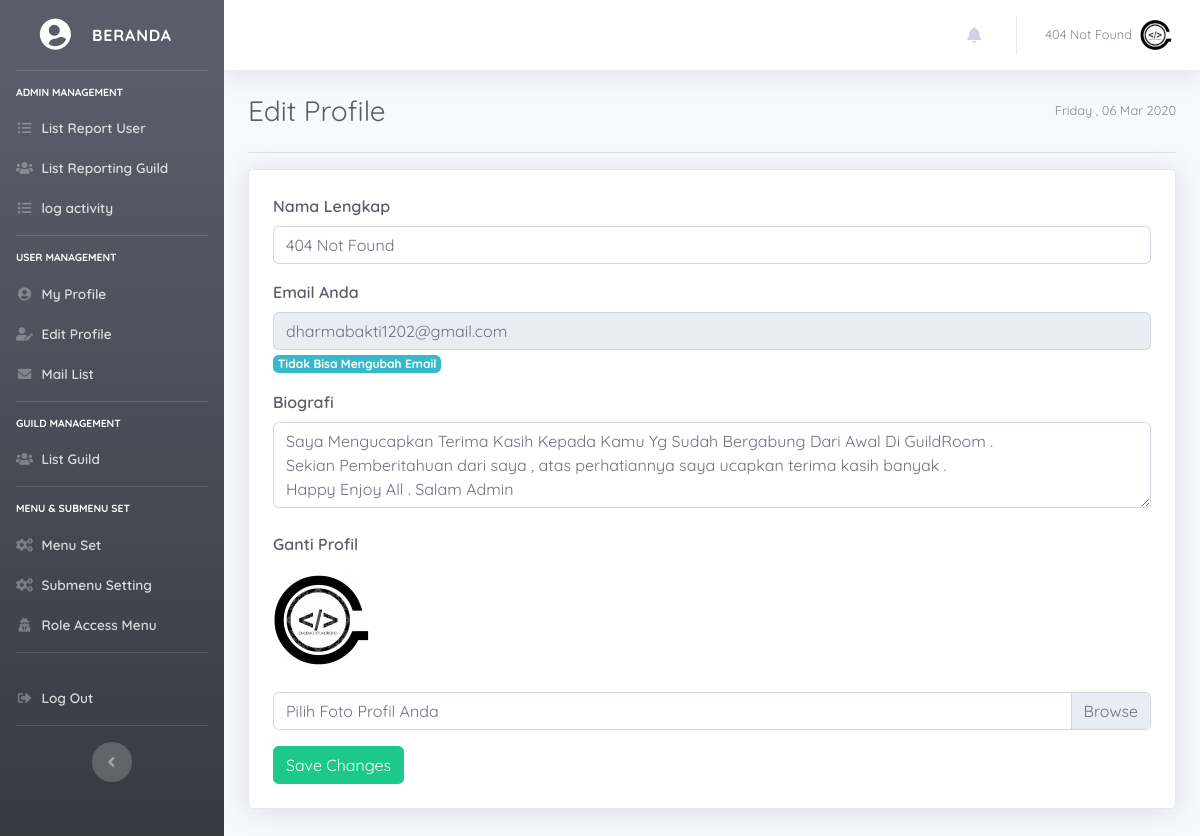
The app's page /attr/User/index.php?mod=editProfile (signed in) with its own data.
### tables this page shows
CREATE TABLE `guild_info_member` (
  `id_user` int(11) NOT NULL,
  `full_name` varchar(250) NOT NULL,
  `username` varchar(200) NOT NULL,
  `password` varchar(250) NOT NULL,
  `role` int(1) NOT NULL,
  `email` varchar(155) NOT NULL,
  `biografi` text NOT NULL,
  `foto_profil` varchar(250) NOT NULL,
  `tgl_join` date NOT NULL,
  `is_aktif` int(1) NOT NULL,
  `guild_id` int(11) NOT NULL,
  `gender` int(1) NOT NULL,
  `tgl_lahir` date NOT NULL
);

CREATE TABLE `menu` (
  `id_menu` int(11) NOT NULL,
  `menu` varchar(250) NOT NULL
);

CREATE TABLE `sub_menu` (
  `id` int(11) NOT NULL,
  `menu_id` int(11) NOT NULL,
  `title` varchar(250) NOT NULL,
  `url` varchar(250) NOT NULL,
  `is_aktif` int(1) NOT NULL,
  `icon` varchar(250) NOT NULL
);

### config/config.php (called while the page is built, shortened)
<?php
$hostname = 'localhost';
$username = 'root';
$pass = '';
$dbname = 'guild';
$conn = mysqli_connect($hostname,$username,$pass,$dbname);
function query($query) {
    global $conn;
    $result = mysqli_query($conn, $query);
    $rows   = [];
    while ($row = mysqli_fetch_assoc($result)) {
        $rows[] = $row;
    }
    return $rows;
}
?>

### attr/User/profile/edit_user.php (the view, shortened to what this page needs)
<div class="d-sm-flex align-items-center justify-content-between mb-4">
    <h1 class="h3 mb-0 text-gray-800">Edit Profile</h1>
    <span class="text-muted small"><?= date('l , d M Y') ?></span>
</div>
<hr class="divider-header">
<div class="card shadow p-4 rounded text-dark mb-5">
<form action="" method="post" enctype="multipart/form-data">
    <div class="form-group">
      <label for="namaLengkap">Nama Lengkap</label>
      <input type="text" name="full_name" id="namaLengkap" class="form-control" value='<?= $detail['full_name'] ?>' aria-describedby="helpId" required>
    </div>
    <div class="form-group">
      <label for="email">Email Anda</label>
      <input type="email" class="form-control" name="email" id="email" aria-describedby="emailHelpId" value="<?= $detail['email'] ?>" readonly>
      <small id="emailHelpId" class="form-text badge badge-info">Tidak Bisa Mengubah Email</small>
    </div>
    <div class="form-group">
      <label for="bio">Biografi</label>
      <textarea class="form-control" name="bio" id="bio" rows="3" required><?= $detail['biografi']; ?>
      </textarea>
    </div>
    <div class="form-group mb-3 mt-4">
    <?php if($detail['foto_profil'] > 0): ?>
    <p class="text-dark">Ganti Profil</p>
    <img width="120" src="<?= base_url; ?>/assets/img/user-icon/<?= $detail['foto_profil'] ?>" class="img-fluid img-profile rounded mb-3">
    <?php endif ?>
	<div class="custom-file mt-2">
		<label for="gambar" class="custom-file-label">Pilih Foto Profil Anda</label>
	 </div>
    </div>
    <button type="submit" class="btn btn-success" name="submit">
        Save Changes
    </button>
</form>
</div>

### attr/temp/auth_header.php (shortened to what this page needs)
<?php
require_once '../../config/config.php';
$guild_session = $_SESSION['log_'];
$data_query = "SELECT * FROM guild_info_member INNER JOIN guild_role ON guild_role.id_role = guild_info_member.role WHERE username = '$guild_session' or email = '$guild_session'";
$query    = mysqli_query($conn,$data_query);
$detail = mysqli_fetch_assoc($query);
?>
<!DOCTYPE html>
<html lang="id">
<head>
  <link
    href="<?= base_url;?>/assets/vendor/fontawesome-free/css/all.min.css"
    rel="stylesheet" type="text/css">
  <link href="<?= base_url;?>/assets/css/sb-admin-2.css"
    rel="stylesheet">
  <link href="<?= base_url;?>/assets/css/style.css" rel="stylesheet">
  <link
    href="<?= base_url;?>/assets/vendor/lightbox/css/lightbox.min.css"
    rel="stylesheet">
</head>
<body id="page-top">
  <?php foreach($query as $row): ?>
  <div id="wrapper">
    <ul class="navbar-main navbar-nav bg-gradient-dark sidebar sidebar-dark accordion navbar-dark"
      id="accordionSidebar">
      <a class="sidebar-brand d-flex align-items-center justify-content-center" href="?mod=home">
        <div class="sidebar-brand-icon rotate-n-15">
          <i class="fa fa-user-circle fa-fw" aria-hidden="true"></i>
        </div>
        <div class="sidebar-brand-text mx-3">Beranda</div>
      </a>
      <hr class="sidebar-divider">
      <?php
      $id_role = $detail['id_role'];
      $queryMenu = "SELECT menu.id_menu , menu.menu FROM menu JOIN access_menu ON  menu.id_menu = access_menu.id_menu WHERE access_menu.id_role  = '$id_role' ORDER BY access_menu.id_menu ASC ";
      $tampilkanMenu = mysqli_query($conn,$queryMenu);
      ?>
      <?php foreach($tampilkanMenu as $m) : ?>
      <div class="sidebar-heading display-4 text-white">
        <?= $m['menu']; ?>
      </div>
      <?php
      $menuId = $m['id_menu'];
      $querySubMenu = "SELECT * FROM sub_menu WHERE menu_id = '$menuId' AND is_aktif =1 ";
      $tampilkanSubMenu = query($querySubMenu);
      ?>
      <?php foreach($tampilkanSubMenu as $sub) : ?>
      <li class="nav-item">
        <a class="nav-link pb-0"
          href="?mod=<?= $sub['url'] ?>">
          <i class="<?= $sub['icon']; ?> fa-fw"
            aria-hidden="true"></i>
          <span><?= $sub['title'] ?></span></a>
      </li>
      <?php endforeach; ?>
      <hr class="sidebar-divider mt-3">
      <?php endforeach; ?>
      <li class="nav-item">
        <a class="nav-link" href="<?= base_url; ?>/attr/auth_out"
          data-toggle="modal" data-target="#logoutModal">
          <i class="fas fa-fw fa-sign-out-alt"></i>
          <span>Log Out</span></a>
      </li>
      <hr class="sidebar-divider d-none d-md-block">
      <div class="text-center d-none d-md-inline">
        <button class="rounded-circle border-0" id="sidebarToggle"></button>
      </div>
    </ul>
    <div id="content-wrapper" class="d-flex flex-column">
      <div id="content">
        <nav class="navbar navbar-expand navbar-light bg-white topbar mb-4 static-top shadow">
          <ul class="navbar-nav ml-auto">
            <?php if($detail['id_role'] === '1') : ?>
            <li class="nav-item dropdown no-arrow mx-1">
              <a class="nav-link dropdown-toggle" href="#" id="alertsDropdown" role="button" data-toggle="dropdown"
                aria-haspopup="true" aria-expanded="false">
                <i class="fas fa-bell fa-fw"></i>
              </a>
            </li>
            <?php endif ?>
            <li class="nav-item dropdown no-arrow">
              <a class="nav-link dropdown-toggle" href="#" id="userDropdown" role="button" data-toggle="dropdown"
                aria-haspopup="true" aria-expanded="false">
                <span class="mr-2 d-lg-inline text-gray-600 small"><?= $detail['full_name']; ?></span>
                <img class="img-profile rounded-circle"
                  src="../../assets/img/user-icon/<?= $detail['foto_profil'] ?>"
                  alt="Profil Saya">
              </a>
            </li>
          </ul>
        </nav>
        <?php endforeach ?>

### records on screen
guild_info_member: full_name "404 Not Found", foto_profil (picture), email "dharmabakti1202@gmail.com", bio "Saya Mengucapkan Terima Kasih Kepada Kamu Yg Sudah Bergabung Dari Awal Di GuildRoom . Sekian Pemberitahuan dari saya , atas perhatiannya saya ucapkan terima kasih banyak . Happy Enjoy All . Salam Admin"
menu: menu "ADMIN MANAGEMENT"
sub_menu: title "List Report User"
sub_menu: title "List Reporting Guild"
sub_menu: title "log activity"
menu: menu "USER MANAGEMENT"
sub_menu: title "My Profile"
sub_menu: title "Edit Profile"
sub_menu: title "Mail List"
menu: menu "GUILD MANAGEMENT"
sub_menu: title "List Guild"
menu: menu "MENU & SUBMENU SET"
sub_menu: title "Menu Set"
sub_menu: title "Submenu Setting"
sub_menu: title "Role Access Menu"
